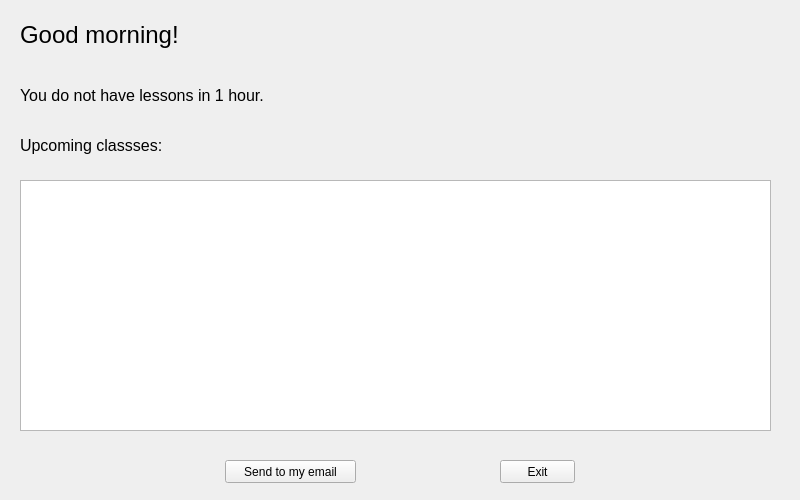
<?xml version="1.0" encoding="UTF-8"?>
<ui version="4.0">
 <class>Form</class>
 <widget class="QWidget" name="Form">
  <property name="geometry">
   <rect>
    <x>0</x>
    <y>0</y>
    <width>800</width>
    <height>500</height>
   </rect>
  </property>
  <property name="windowTitle">
   <string>Information</string>
  </property>
  <widget class="QPushButton" name="cancel_info">
   <property name="geometry">
    <rect>
     <x>500</x>
     <y>460</y>
     <width>75</width>
     <height>23</height>
    </rect>
   </property>
   <property name="text">
    <string>Exit</string>
   </property>
  </widget>
  <widget class="QPushButton" name="okay_info">
   <property name="geometry">
    <rect>
     <x>225</x>
     <y>460</y>
     <width>131</width>
     <height>23</height>
    </rect>
   </property>
   <property name="text">
    <string>Send to my email</string>
   </property>
  </widget>
  <widget class="QLabel" name="label">
   <property name="geometry">
    <rect>
     <x>20</x>
     <y>10</y>
     <width>711</width>
     <height>51</height>
    </rect>
   </property>
   <property name="text">
    <string>&lt;html&gt;&lt;head/&gt;&lt;body&gt;&lt;p&gt;&lt;span style=&quot; font-size:18pt;&quot;&gt;Good morning!&lt;/span&gt;&lt;/p&gt;&lt;/body&gt;&lt;/html&gt;</string>
   </property>
  </widget>
  <widget class="QLabel" name="label_2">
   <property name="geometry">
    <rect>
     <x>20</x>
     <y>70</y>
     <width>711</width>
     <height>51</height>
    </rect>
   </property>
   <property name="text">
    <string>&lt;html&gt;&lt;head/&gt;&lt;body&gt;&lt;p&gt;&lt;span style=&quot; font-size:12pt;&quot;&gt;You do not have lessons in 1 hour.&lt;/span&gt;&lt;/p&gt;&lt;/body&gt;&lt;/html&gt;</string>
   </property>
  </widget>
  <widget class="QListWidget" name="listWidget">
   <property name="geometry">
    <rect>
     <x>20</x>
     <y>180</y>
     <width>751</width>
     <height>251</height>
    </rect>
   </property>
  </widget>
  <widget class="QLabel" name="label_3">
   <property name="geometry">
    <rect>
     <x>20</x>
     <y>120</y>
     <width>711</width>
     <height>51</height>
    </rect>
   </property>
   <property name="text">
    <string>&lt;html&gt;&lt;head/&gt;&lt;body&gt;&lt;p&gt;&lt;span style=&quot; font-size:12pt;&quot;&gt;Upcoming classses:&lt;/span&gt;&lt;/p&gt;&lt;/body&gt;&lt;/html&gt;</string>
   </property>
  </widget>
 </widget>
 <resources/>
 <connections/>
</ui>
